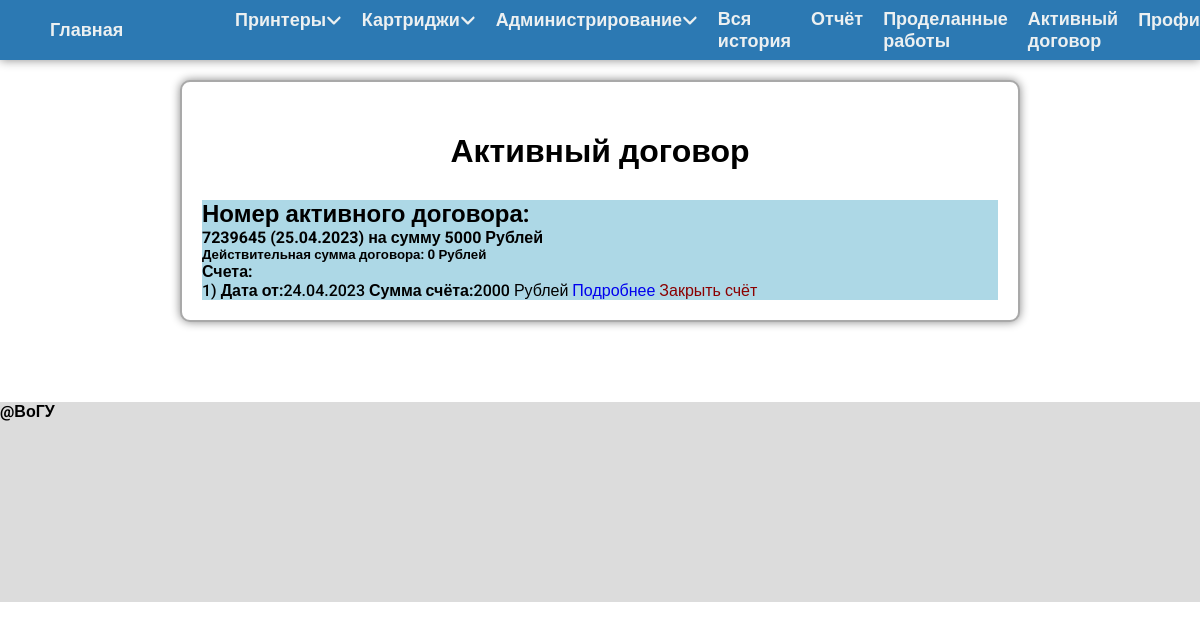
Screenshot of /active_contract (signed in) with the database file from the repository.
### models.py (models this page shows, shortened)
class ListsOfContracts(db.Model):
    __tablename__ = "ListsOfContracts"
    id = db.Column(db.Integer, primary_key=True)
    name = db.Column(db.String(15), nullable=False)
    sum = db.Column(db.Integer, nullable=False)
    date_create = db.Column(db.DateTime, nullable=False, default=datetime.now())
    date_contract = db.Column(db.DateTime, nullable=False)
    active = db.Column(db.Boolean, nullable=False)
    check_lists_id = db.relationship("CheckLists")

class CheckLists(db.Model):
    __tablename__ = "CheckLists"
    id = db.Column(db.Integer, primary_key=True)
    date_create = db.Column(db.DateTime, nullable=False, default=datetime.now())
    date_check = db.Column(db.DateTime, nullable=False)
    sum = db.Column(db.Integer, nullable=False)
    active = db.Column(db.Boolean, nullable=False)
    list_of_contracts_id = db.Column(db.Integer, db.ForeignKey("ListsOfContracts.id"))
    work_lists_id = db.relationship("WorkList")

### main_urls.py (the view)
@main_urls.route('/active_contract', methods=['GET', 'POST'])
@login_required
def active_contract():
    if len(ListsOfContracts.query.all()) > 0:
        last_contract = ListsOfContracts.query.filter(ListsOfContracts.active == 1).first()
    else:
        last_contract = None
    force_close = False
    cartridges = Cartridges.query.all()
    printers = Printer.query.all()
    no_one_is_active = False
    if last_contract is not None:
        check_list = CheckLists.query.filter(CheckLists.list_of_contracts_id == last_contract.id).all()
        for check in check_list:
            if check.active:
                no_one_is_active = False
                break
            else:
                no_one_is_active = True
    count_wd = len(
        Cartridges.query.filter(Cartridges.work_done == 0).all() + Printer.query.filter(Printer.work_done == 0).all())
    all_checks_active = False
    contract_price = 0
    for contract in ListsOfContracts.query.all():
        if contract.active:
            all_checks_active = AllChecksIsActive(last_contract)
            contract_price = ContractPrice(last_contract)
            break
    if request.method == "POST":
        name = request.form['name']
        sum_contract = request.form['sum_contract']
        date_contract = request.form['date_contract']
        date_contract = datetime.fromisoformat(f'{date_contract}')
        contract = ListsOfContracts(name=name,
                                    sum=sum_contract,
                                    date_contract=date_contract,
                                    active=True)
        db.session.add(contract)
        try:
            action_h = StatusSettings.CONTRACT['Создан']
            type_h = StatusSettings.TYPE['CONTRACT']
            name_h = f"{name}"
            user = request.form['user']
            ah = AllHistory(action=action_h,
                            type=type_h,
                            name=name_h,
                            user=user,
                            date=datetime.now())
            db.session.add(ah)
        except:
            flash('При создании статуса произошла ошибка')
            return render_template("main.html")
        try:
            db.session.commit()
            return redirect(request.referrer)
        except:
            flash('При создании договора произошла ошибка')
            return render_template("main.html")
    else:
        return render_template('WorkDone.html',
                               cartridges=cartridges,
                               printers=printers,
                               count_wd=count_wd,
                               last_contract=last_contract,
                               CheckLists=CheckLists,
                               force_close=force_close,
                               no_one_is_active=no_one_is_active,
                               all_checks_active=all_checks_active,
                               contract_price=contract_price)

### main_urls.py (called while the page is built)
def AllChecksIsActive(contract) -> bool:
    for check in contract.check_lists_id:
        if check.active:
            return True
    return False

def ContractPrice(contract) -> float:
    check_price = 0
    for check in contract.check_lists_id:
        for wl in check.work_lists_id:
            for wl_c in wl.work_list_cartridges_id:
                for wp_c in wl_c.works_prices_cartridges_id:
                    check_price += wp_c.price
            for wl_p in wl.work_list_printers_id:
                for wp_p in wl_p.works_prices_printers_id:
                    check_price += wp_p.price
    return check_price

@main_urls.after_request
def redirect_to_signin(response):
    if response.status_code == 401:
        return redirect('/login')
    else:
        return response

### models.py (called while the page is built)
@login_manager.user_loader
def load_user(dn):
    return User.query.filter(User.dn == dn).first()

### templates/WorkDone.html (shortened to what this page needs)
{% extends 'base.html' %}
{% block body %}
    <h1>Активный договор</h1>
    {% if last_contract != None %}
        <div style="background-color: lightblue">
            <h2>Номер активного договора:</h2>
            <h4>{{ last_contract.name }} ({{ last_contract.date_contract.date().strftime('%d.%m.%Y') }}) на сумму {{ last_contract.sum }}
                Рублей</h4>
            <h5>Действительная сумма договора: {{ contract_price }} Рублей</h5>
            <strong>Счета:</strong><br>
            {% set counter = namespace(value=1) %}
            {% for check in CheckLists.query.filter(CheckLists.list_of_contracts_id == last_contract.id) %}
                <form method="POST" id="form{{ loop.index }}">
                    {{ loop.index }})
                    {% if check.date_check == last_contract.date_contract %}
                        <strong>Дата от:</strong>Не указана
                    {% else %}
                        <strong>Дата от:</strong>{{ check.date_check.date().strftime('%d.%m.%Y') }}
                    {% endif %}
                    {% if check.sum == 0 %}
                        <strong>Сумма счёта:</strong>Не указана
                    {% else %}
                        <strong>Сумма счёта:</strong>{{ check.sum }} Рублей
                    {% endif %}
                    <a href="/active_contract/{{ check.id }}/more" class="#">Подробнее</a>
                    {% if check.active %}
                        <a href="/active_contract/{{ check.id }}/close_check" style="color: darkred !important;">Закрыть счёт</a>
                    {% else %}
                        <a href="/active_contract/{{ check.id }}/reopen_check">Переоткрыть счёт</a>
                    {% endif %}
                </form>
                {% set counter.value = counter.value + 1 %}
            {% endfor %}
        </div>
    {% endif %}
{% endblock %}

### static/css/Base.css (style rules this page uses)
* { padding: 0; margin: 0; box-sizing: border-box; }
:root { --main_color: #2C79B3; --text-light-color: #ecf0f1; --white: #ffffff; }
body { font-family: 'Roboto', sans-serif; font-weight: 500; min-height: calc(100vh - 80px); }
a { text-decoration: none; }
h1 { text-align: center; }
.form, h1 { width: 100%; padding: 30px; margin: 0 auto; background-color: #ffffff; }

### rows the page displays
ListsOfContracts: name "7239645", date_contract "25.04.2023", sum "5000"
CheckLists: date_check "24.04.2023", sum "2000"

### other values shown
{{ contract_price }} "0"
